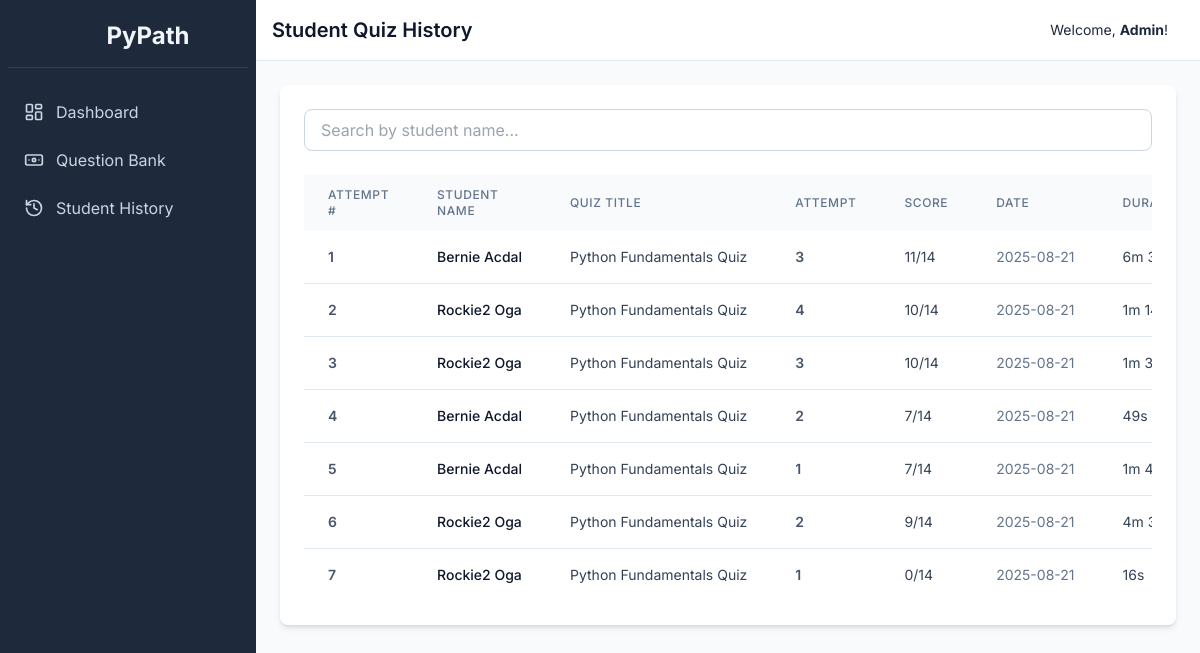
Page /admin/history (signed in) on the committed database.
### tables this page shows
CREATE TABLE results (
    id INTEGER PRIMARY KEY AUTOINCREMENT,
    user_id INTEGER NOT NULL,
    set_id INTEGER NOT NULL,
    score INTEGER NOT NULL,
    total_questions INTEGER NOT NULL,
    time_start DATETIME NOT NULL,
    timestamp DATETIME DEFAULT CURRENT_TIMESTAMP,
    FOREIGN KEY (user_id) REFERENCES users (id),
    FOREIGN KEY (set_id) REFERENCES question_sets (id)
);

CREATE TABLE users (
    id INTEGER PRIMARY KEY AUTOINCREMENT,
    username TEXT NOT NULL UNIQUE,
    password TEXT NOT NULL,
    student_code TEXT NOT NULL UNIQUE,
    first_name TEXT NOT NULL,
    last_name TEXT NOT NULL,
    middle_name TEXT,
    profile_image TEXT, -- Base64 image data
    is_admin INTEGER NOT NULL DEFAULT 0,
    level INTEGER NOT NULL DEFAULT 1,
    xp INTEGER NOT NULL DEFAULT 0
);

CREATE TABLE question_sets (
    id INTEGER PRIMARY KEY AUTOINCREMENT,
    title TEXT NOT NULL,
    description TEXT
);

### app.py (the view)
@app.route('/admin/history')
def student_history():
    if not is_admin(): return redirect(url_for('login'))
    conn = get_db_connection()
    search_query = request.args.get('search', '')
    base_query = '''
        SELECT
            u.username, u.student_code, u.first_name, u.last_name,
            qs.title, r.score, r.total_questions, r.time_start, r.timestamp as time_end,
            r.id as result_id,
            ROW_NUMBER() OVER(PARTITION BY r.user_id, r.set_id ORDER BY r.timestamp) as attempt_number
        FROM results r
        JOIN users u ON u.id = r.user_id
        JOIN question_sets qs ON qs.id = r.set_id
        WHERE u.is_admin = 0
    '''
    params = []
    if search_query:
        base_query += ' AND (u.username LIKE ? OR u.first_name LIKE ? OR u.last_name LIKE ?)'
        params.extend([f'%{search_query}%', f'%{search_query}%', f'%{search_query}%'])
    base_query += ' ORDER BY r.timestamp DESC'
    history_raw = conn.execute(base_query, params).fetchall()
    history = []
    for row in history_raw:
        row_dict = dict(row)
        start_time = datetime.fromisoformat(row['time_start']) if isinstance(row['time_start'], str) else row['time_start']
        end_time = datetime.fromisoformat(row['time_end']) if isinstance(row['time_end'], str) else row['time_end']
        row_dict['duration'] = format_duration(start_time, end_time)
        row_dict['time_start_formatted'] = start_time.strftime('%I:%M:%S %p') if start_time else "N/A"
        row_dict['time_end_formatted'] = end_time.strftime('%I:%M:%S %p') if end_time else "N/A"
        row_dict['date_formatted'] = end_time.strftime('%Y-%m-%d') if end_time else "N/A"
        history.append(row_dict)
    conn.close()
    return render_template('admin/history.html', history=history, search_query=search_query)

### app.py (called while the page is built)
def get_db_connection():
    conn = sqlite3.connect('pypath.db', check_same_thread=False, detect_types=sqlite3.PARSE_DECLTYPES | sqlite3.PARSE_COLNAMES)
    conn.row_factory = sqlite3.Row
    return conn

def is_admin():
    return session.get('is_admin', False)

def format_duration(start_time, end_time):
    if not isinstance(start_time, datetime) or not isinstance(end_time, datetime):
        return "N/A"
    duration = end_time - start_time
    total_seconds = int(duration.total_seconds())
    hours, remainder = divmod(total_seconds, 3600)
    minutes, seconds = divmod(remainder, 60)
    if hours > 0: return f"{hours}h {minutes}m {seconds}s"
    if minutes > 0: return f"{minutes}m {seconds}s"
    return f"{seconds}s"

### templates/admin/history.html (shortened to what this page needs)
{% extends "layout.html" %}
{% block header %}Student Quiz History{% endblock %}
{% block content %}
<div class="bg-white p-6 rounded-lg shadow-md">
    <form method="GET" action="{{ url_for('student_history') }}" class="mb-6">
        <div class="flex">
            <input type="text" name="search" placeholder="Search by student name..." value="{{ search_query or '' }}" class="w-full px-4 py-2 border border-slate-300 rounded-lg focus:ring-sky-500 focus:border-sky-500">
        </div>
    </form>
    <div class="overflow-x-auto">
        <table class="min-w-full bg-white">
            <thead class="bg-slate-50">
                <tr>
                    <th class="px-6 py-3 text-left text-xs font-medium text-slate-500 uppercase tracking-wider">Attempt #</th>
                    <th class="px-6 py-3 text-left text-xs font-medium text-slate-500 uppercase tracking-wider">Student Name</th>
                    <th class="px-6 py-3 text-left text-xs font-medium text-slate-500 uppercase tracking-wider">Quiz Title</th>
                    <th class="px-6 py-3 text-left text-xs font-medium text-slate-500 uppercase tracking-wider">Attempt</th>
                    <th class="px-6 py-3 text-left text-xs font-medium text-slate-500 uppercase tracking-wider">Score</th>
                    <th class="px-6 py-3 text-left text-xs font-medium text-slate-500 uppercase tracking-wider">Date</th>
                    <th class="px-6 py-3 text-left text-xs font-medium text-slate-500 uppercase tracking-wider">Duration</th>
                </tr>
            </thead>
            <tbody class="divide-y divide-slate-200">
                {% for row in history %}
                <tr>
                    <td class="px-6 py-4 whitespace-nowrap text-sm font-semibold text-slate-600">{{ loop.index }}</td>
                    <td class="px-6 py-4 whitespace-nowrap text-sm font-medium text-slate-900">{{ row.first_name }} {{ row.last_name }}</td>
                    <td class="px-6 py-4 whitespace-nowrap text-sm text-slate-700">{{ row.title }}</td>
                    <td class="px-6 py-4 whitespace-nowrap text-sm font-semibold text-slate-600">{{ row.attempt_number }}</td>
                    <td class="px-6 py-4 whitespace-nowrap text-sm text-slate-700">{{ row.score }}/{{ row.total_questions }}</td>
                    <td class="px-6 py-4 whitespace-nowrap text-sm text-slate-500">{{ row.date_formatted }}</td>
                    <td class="px-6 py-4 whitespace-nowrap text-sm text-slate-700">{{ row.duration }}</td>
                </tr>
                {% else %}
                <tr>
                    <td colspan="7" class="px-6 py-4 text-center text-slate-500">No history found.</td>
                </tr>
                {% endfor %}
            </tbody>
        </table>
    </div>
</div>
{% endblock %}

### templates/layout.html (style rules this page uses)
body { font-family: 'Inter', sans-serif; }

### rows in the picture
results: first_name "Bernie", last_name "Acdal", title "Python Fundamentals Quiz", attempt_number "3", score "11", total_questions "14", date_formatted "2025-08-21", duration "6m…"
results: first_name "Rockie2", last_name "Oga", title "Python Fundamentals Quiz", attempt_number "4", score "10", total_questions "14", date_formatted "2025-08-21", duration "1m…"
results: first_name "Rockie2", last_name "Oga", title "Python Fundamentals Quiz", attempt_number "3", score "10", total_questions "14", date_formatted "2025-08-21", duration "1m…"
results: first_name "Bernie", last_name "Acdal", title "Python Fundamentals Quiz", attempt_number "2", score "7", total_questions "14", date_formatted "2025-08-21", duration "49s"
results: first_name "Bernie", last_name "Acdal", title "Python Fundamentals Quiz", attempt_number "1", score "7", total_questions "14", date_formatted "2025-08-21", duration "1m…"
results: first_name "Rockie2", last_name "Oga", title "Python Fundamentals Quiz", attempt_number "2", score "9", total_questions "14", date_formatted "2025-08-21", duration "4m…"
results: first_name "Rockie2", last_name "Oga", title "Python Fundamentals Quiz", attempt_number "1", score "0", total_questions "14", date_formatted "2025-08-21", duration "16s"

### other values in the picture
{{ session.first_name or session.username }} "Admin"
